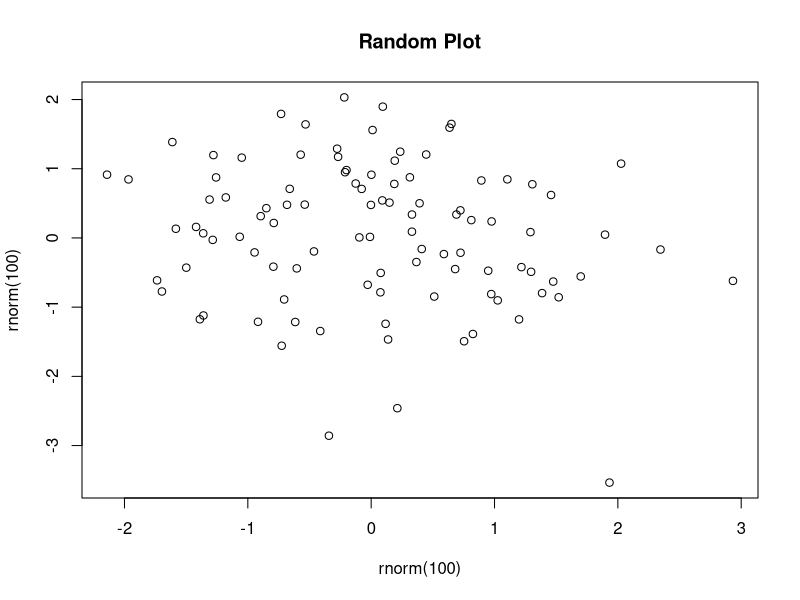

Recreate this plot in R.
## ---- chunk 1
suppressMessages(library(knitr))
options(width = 98)
## ---- chunk 2
plot(rnorm(100),rnorm(100),main="Random Plot")
## ---- chunk 3
kable(data.frame(a=rnorm(10),b=rnorm(10),c=rnorm(10),d=rnorm(10)),"html")
